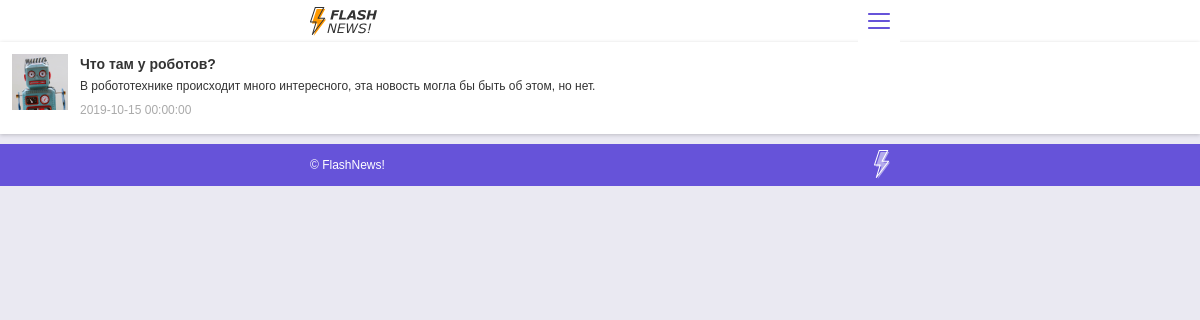
The app's page /single.php?news=2 with its own data.
### tables this page shows
CREATE TABLE `news` (
  `id` int NOT NULL,
  `title` varchar(150) NOT NULL COMMENT 'Название статьи',
  `text` text NOT NULL,
  `imgUrl` varchar(100) NOT NULL,
  `date` datetime NOT NULL DEFAULT CURRENT_TIMESTAMP
);

### single.php (the view, shortened to what this page needs)
<?php
    require('php/header.php');
    $newsId = $_GET['news'];
    $oneNews = $con->prepare('SELECT * FROM `news` WHERE `id` = :id');
    $oneNews->execute(['id' => $newsId]);
    $news = $oneNews->fetch(PDO::FETCH_OBJ);
?>
<section class="list-title-view">
            <article class="new-block">
            <img src="<?=$news->imgUrl?>" alt="Картинка померла">
            <div class="new-block-text">
              <h3><?=$news->title?></h3>
              <p><?=$news->text?></p>
              <time datetime="<?=$news->date?>"><?=$news->date?></time>
            </div>
          </article>
</section>
<?php
require('php/footer.php')
?>

### setting.css (style rules this page uses)
* { box-sizing: border-box }
body { font-family: "Verdana", "Tahoma", sans-serif; font-size: 12px; line-height: 16px }
.header-link, .new-block h3 { font-size: 14px; line-height: 20px }
.new-block { display: flex; margin-bottom: 10px; padding: 12px 12px 16px }
.new-block img { flex-shrink: 0; margin-right: 12px; width: 56px; height: 56px; object-fit: cover }
.new-block h3 { margin: 0 0 4px }
.new-block p { margin: 0 0 8px }
.new-block time, body { margin: 0 }

### style.css (style rules this page uses)
.light-theme { color: #333333; background-color: #eae9f2; }
.light-theme .new-block { background-color: #ffffff; box-shadow: 0 1px 4px rgba(0, 0, 0, 0.2); }
.light-theme .new-block time { color: #aaaaaa; }

### records on screen
news: imgUrl (picture), title "Что там у роботов?", text "В робототехнике происходит много интересного, эта новость могла бы быть об этом, но нет.", date "2019-10-15 00:00:00"
